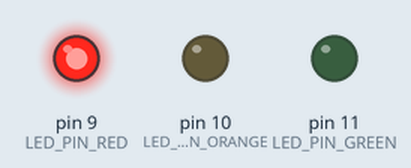
The sketch below on a simulated Arduino Uno, built with avr-gcc and run on an emulated ATmega328P. Shown: output pins drawn as LEDs (lit = HIGH).

Above: at 0.1 s.
Timing chart, 0 to 1.6 s (numbered marks = the images above):
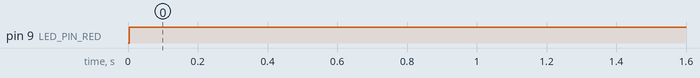

The sketch:

Part_Of_Master_code.ino
```cpp
#include <SoftwareSerial.h>

#define START_MESSAGE_PROTOCOL 0b10000000
#define END_MESSAGE_PROTOCOL 0b00000001
#define HEARTBEAT_PROTOCOL 0b01000000
#define RED_STATE_PROTOCOL 0b00001000
#define ORANGE_STATE_PROTOCOL 0b00000100
#define GREEN_STATE_PROTOCOL 0b00000010
#define SLAVE_DISCONNECTED_PROTOCOL 0b10101010

unsigned long Time = 0;
unsigned long TimeHeartbeat = 0;
unsigned long TimeHeartbeatSend = 0;

int divider = 2;

bool noConnectionLightOn = false;
bool doStateOnce = true;

enum SlaveStates {
  slaveRed,
  slaveOrange,
  slaveGreen,
  slaveDisconnected
};

SlaveStates slaveState;
SlaveStates expectedSlaveState;

enum MasterStates {
  masterRed,
  masterOrange,
  masterGreen,
  masterSlaveToRed,
  masterSlaveToOrange,
  masterSlaveToGreen,
  masterNoAcknowledge
};

MasterStates MasterState;

//SETUP
void setup() {
  Serial.begin(9600);

  InitializeMessageManager();
  InitializeLeds();
  InitializeProgram();
}

//INITIALIZEPROGRAM
void InitializeProgram() {
  MasterState = masterRed;
  expectedSlaveState = slaveRed;
  SendCommand(RED_STATE_PROTOCOL);
}

//LOOP
void loop() {
  byte command = ReceivedCommand();

  GetSlaveState(command);
  MeasureHeartbeat();

  switch (MasterState) {
    case masterRed:

      if (doStateOnce) {
        ChangeLeds(1, 0, 0);
        doStateOnce = false;
      }

      if (millis() - Time >= 3000 / divider) {
        Time = millis();
        MasterState = masterSlaveToGreen;
      }
      break;
    case masterSlaveToGreen:

      if (doStateOnce) {
        SendCommand(GREEN_STATE_PROTOCOL);
        expectedSlaveState = slaveGreen;
        doStateOnce = false;
      }

      if (millis() - Time > 10000 / divider) {
        if (slaveState == expectedSlaveState) {
          Time = millis();
          MasterState = masterSlaveToOrange;
        }
        else {
          MasterState = masterNoAcknowledge;
        }
      }
      break;
    case masterSlaveToOrange:

      if (doStateOnce) {
        SendCommand(ORANGE_STATE_PROTOCOL);
        expectedSlaveState = slaveOrange;
        doStateOnce = false;
      }

      if (millis() - Time > 3000 / divider) {
        if (slaveState == expectedSlaveState) {
          Time = millis();
          MasterState = masterSlaveToRed;
        }
        else {
          MasterState = masterNoAcknowledge;
        }
      }
      break;
    case masterSlaveToRed:

      if (doStateOnce) {
        SendCommand(RED_STATE_PROTOCOL);
        expectedSlaveState = slaveRed;
        doStateOnce = false;
      }

      if (millis() - Time > 3000 / divider) {
        if (slaveState == expectedSlaveState) {
          Time = millis();
          MasterState = masterGreen;
        }
        else {
          MasterState = masterNoAcknowledge;
        }
      }
      break;
    case masterGreen:

      if (doStateOnce) {
        ChangeLeds(0, 0, 1);
        doStateOnce = false;
      }

      if (millis() - Time > 10000 / divider) {
        Time = millis();
        MasterState = masterOrange;
      }
      break;
    case masterOrange:
      if (doStateOnce) {
        ChangeLeds(0, 1, 0);
        doStateOnce = false;
      }

      if (millis() - Time > 3000 / divider) {
        Time = millis();
        MasterState = masterRed;
      }
      break;
    case masterNoAcknowledge:
      NoConnectionMode();
      break;
  }
}

void NoConnectionMode() {
  if (!noConnectionLightOn) {
    SendCommand(SLAVE_DISCONNECTED_PROTOCOL);
    expectedSlaveState = slaveDisconnected;
    ChangeLeds(0, 1, 0);
    noConnectionLightOn = true;
  }
}

void MeasureHeartbeat() {
  if (millis() - TimeHeartbeatSend > 100) {
    SendCommand(HEARTBEAT_PROTOCOL);
    TimeHeartbeatSend = millis();
  }

  if (millis() - TimeHeartbeat > 500) {

    if (MasterState != masterNoAcknowledge) {
      MasterState = masterNoAcknowledge;
    }
    TimeHeartbeat = millis();
  }
  else {

    if (slaveState == expectedSlaveState) {
      TimeHeartbeat = millis();

      if (slaveState == slaveDisconnected) {
        InitializeProgram();
        noConnectionLightOn = false;
      }
    }
  }
}

void GetSlaveState(byte readByte) {
  switch (readByte) {
    case RED_STATE_PROTOCOL:
      slaveState = slaveRed;
      break;
    case ORANGE_STATE_PROTOCOL:
      slaveState = slaveOrange;
      break;
    case GREEN_STATE_PROTOCOL:
      slaveState = slaveGreen;
      break;
    case SLAVE_DISCONNECTED_PROTOCOL:
      slaveState = slaveDisconnected;
      break;
    default:
      break;
  }
}
```

Leds.ino
```cpp
#define LED_PIN_RED 9
#define LED_PIN_ORANGE 10
#define LED_PIN_GREEN 11

void InitializeLeds() {
  pinMode(LED_PIN_RED, OUTPUT);
  pinMode(LED_PIN_ORANGE, OUTPUT);
  pinMode(LED_PIN_GREEN, OUTPUT);
}

void ChangeLeds(int red, int orange, int green) {
  digitalWrite(LED_PIN_RED, red);
  digitalWrite(LED_PIN_ORANGE, orange);
  digitalWrite(LED_PIN_GREEN, green);
}
```

MessageManager.ino
```cpp
SoftwareSerial mySerial(3, 5);//rx, tx

bool startMessage = false;

void InitializeMessageManager() {
  mySerial.begin(9600);
}

void SendCommand(byte command) {
  mySerial.write(START_MESSAGE_PROTOCOL);
  mySerial.write(command);
  mySerial.write(END_MESSAGE_PROTOCOL);
}

byte storedByte = 0;

byte ReceivedCommand() {
  byte returnByte = 0;

  if (mySerial.available() > 0) {
    byte readByte = mySerial.read();

    if (!startMessage) {
      if (readByte == START_MESSAGE_PROTOCOL) {
        startMessage = true;
        storedByte = 0;
      }
    }
    else {
      if (readByte == END_MESSAGE_PROTOCOL) {
        startMessage = false;
        returnByte = storedByte;
      }
      else {
        storedByte = readByte;
      }
    }
  }

  return returnByte;
}
```

Measured:
- by itself, pin 9 (LED_PIN_RED): LOW → HIGH at 0.00 s
